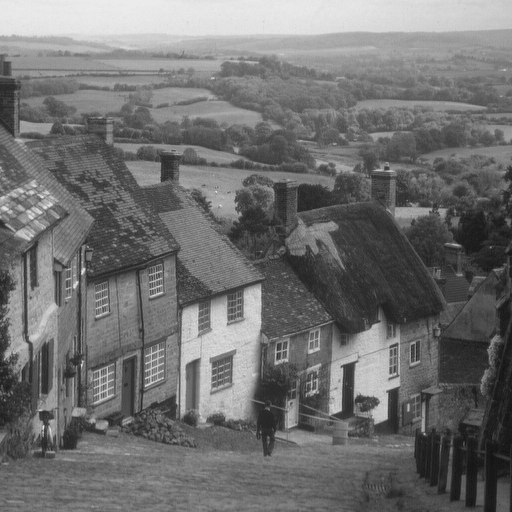
%> input picture Chapter-5/houses.bmp, 512 x 512 px
$ octave simple_jpeg.m   (GNU Octave 9; MATLAB toolbox functions it lacks are replaced by stand-ins)
%> lines starting %> are read from the running program, lines starting %| are printed output that depends on the picture
clear;
system('rm -f *.bmp');

W = 8; % dimension of basis vector (width)
H = 8; % dimension of basis vector (height)

%% generate basis vector for 2D-DCT
x = zeros(H,W);
basis_vector = zeros(H,W,H,W);
for u=0:1:(H-1)
    for v=0:1:(W-1)
        x = zeros(H,W);
        for r=0:1:(H-1)
            for c=0:1:(W-1)
                basis_vector(r+1, c+1, u+1, v+1) = cos(pi*u*(2*r+1)/2/H) * cos(pi*v*(2*c+1)/2/W);
                x(r+1, c+1) = 127.5 + 127.5 * basis_vector(r+1, c+1, u+1, v+1);
            end
            bmp_x = uint8(x);
            fn = sprintf('basis(u=%d,v=%d).bmp', u, v);
            imwrite(bmp_x, fn);
        end
    end
end

%% read image
houses = imread('../houses.bmp');
%> houses is the input picture: size 512x512 uint8; min 16, max 235, mean 112.2
f = houses(:,:,1); % spatial domain
figure(1);
imshow(f);
M = 512/H;
N = 512/W;


%% ------- Encoder ------- %%

%% 2D-DCT
F = zeros(H,W,M,N); % frequnecy domain. M: # of blocks vertically.
                    % N: # of blocks horizontallly
beta = ones(H,1);
beta(1,1) = 1/sqrt(2);
for m=1:1:M % loop for # of blocks vertically
    for n=1:1:N % loop for # of blocks horizontally
        target_8x8 = double(f(((m-1)*H+1):(m*H),((n-1)*W+1):(n*W)));
        target_8x8 = target_8x8 - 128; % substract 128
        for u=0:1:(H-1) % loop for frequencies regarding vertical direction
            for v=0:1:(W-1) % loop for frequencies regarding horizontal direction
                F(u+1, v+1, m, n) = 2 / sqrt(H*W) * beta(u+1) * beta(v+1) ...
                    * sum(sum((target_8x8 .* basis_vector(:,:,u+1, v+1))));
                % projection on orthogonal basis vectors
            end
        end
    end
end

%% show stats (statisitics) of block in spatial domain
% mean (average)
mu_of_blcok_spatial = zeros(8,8);
for m=1:1:M % loop for # of blocks vertically
    for n=1:1:N % loop for # of blocks horizontally
        target_8x8 = double(f(((m-1)*H+1):(m*H),((n-1)*W+1):(n*W)));
        mu_of_blcok_spatial = mu_of_blcok_spatial + target_8x8;
    end
end
%> after the loop, mu_of_blcok_spatial = [464603 464789 463390 462191 464087 464161 463662 460572; 463758 464298 462891 461038 462923 462619 462158 459438; 462527 463565 462173 459690 461254 460244 460619 458597; 461343 462448 461326 458920 460828 459634 459323 457502; 460459 461281 460190 458776 460559 459067 459052 456677; 459253 459858 458052 456480 459453 458094 458276 456174; 457610 458179 456731 455285 457325 456091 455797 453630; 457011 457025 455782 454226 456472 455615 455078 453328]
mu_of_blcok_spatial = mu_of_blcok_spatial / M / N;
%> mu_of_blcok_spatial = [113.4 113.5 113.1 112.8 113.3 113.3 113.2 112.4; 113.2 113.4 113 112.6 113 112.9 112.8 112.2; 112.9 113.2 112.8 112.2 112.6 112.4 112.5 112; 112.6 112.9 112.6 112 112.5 112.2 112.1 111.7; 112.4 112.6 112.4 112 112.4 112.1 112.1 111.5; 112.1 112.3 111.8 111.4 112.2 111.8 111.9 111.4; 111.7 111.9 111.5 111.2 111.7 111.4 111.3 110.7; 111.6 111.6 111.3 110.9 111.4 111.2 111.1 110.7]

% variance
var_of_block_spatial = zeros(8,8);
for m=1:1:M % loop for # of blocks vertically
    for n=1:1:N % loop for # of blocks horizontally
        target_8x8 = double(f(((m-1)*H+1):(m*H),((n-1)*W+1):(n*W)));
        var_of_block_spatial = var_of_block_spatial + target_8x8.*target_8x8;
    end
end
%> after the loop, var_of_block_spatial = [62934519 62926323 62709106 62498317 62877423 62925631 62835620 62232518; 62659126 62752528 62539795 62222148 62557633 62488773 62419082 61840812; 62256961 62442721 62290423 61788734 62007008 61757682 61885115 61531095; 61869005 61972616 61872500 61488320 61797448 61493826 61480011 61182200; 61535665 61679911 61542052 61289258 61657677 61269459 61342918 60856507; 61198493 61324058 60971134 60685992 61299135 60981964 61024730 60642454; 60704744 60788087 60588443 60320963 60719159 60444725 60391843 59961820; 60493097 60418219 60253116 59997910 60424736 60274183 60151022 59767710]
var_of_block_spatial = var_of_block_spatial / M / N;
%> var_of_block_spatial = [15364.9 15362.9 15309.8 15258.4 15350.9 15362.7 15340.7 15193.5; 15297.6 15320.4 15268.5 15191 15272.9 15256 15239 15097.9; 15199.5 15244.8 15207.6 15085.1 15138.4 15077.6 15108.7 15022.2; 15104.7 15130 15105.6 15011.8 15087.3 15013.1 15009.8 14937.1; 15023.4 15058.6 15024.9 14963.2 15053.1 14958.4 14976.3 14857.5; 14941 14971.7 14885.5 14815.9 14965.6 14888.2 14898.6 14805.3; 14820.5 14840.8 14792.1 14726.8 14824 14757 14744.1 14639.1; 14768.8 14750.5 14710.2 14647.9 14752.1 14715.4 14685.3 14591.7]
var_of_block_spatial = var_of_block_spatial - mu_of_blcok_spatial.*mu_of_blcok_spatial;
%> var_of_block_spatial = [2498.9 2486.6 2510.9 2525.6 2513.5 2521.2 2526.8 2549.8; 2478.4 2471.3 2497.1 2521.6 2499.7 2499.7 2508.1 2516.3; 2448.2 2436.2 2475.8 2489.8 2457.2 2451.8 2462.4 2486.7; 2418.6 2383.1 2420.4 2458.6 2429.5 2420.9 2434.5 2461.3; 2385.8 2375.9 2402.2 2417.9 2410.1 2397.1 2415.9 2426.8; 2369.6 2367.1 2379.8 2395.9 2383.2 2380.1 2380.6 2401.9; 2338.9 2328.2 2358.4 2371.7 2357.9 2358.1 2361.2 2373.7; 2319.9 2300.8 2328.1 2350.2 2332.5 2342.3 2341.4 2342.6]


%% show stats (statisitics) of block in frequency domain
% mean (average)
mu_of_blcok_freq = zeros(8,8);
for m=1:1:M % loop for # of blocks vertically
    for n=1:1:N % loop for # of blocks horizontally
        target_8x8 = F(:,:,m,n);
        mu_of_blcok_freq = mu_of_blcok_freq + target_8x8;
    end
end
%> after the loop, mu_of_blcok_freq = [-517621.9 7812.5 -514.9 4633.4 -3684.9 -2242.9 -2002 2902; 20477 313.9 79.04 67.9 -828.8 426.6 75.26 -241.7; -1187.8 -796 104.6 1114.4 19.45 387.2 285 -368.3; 3066.5 -1133.5 -437.7 857.7 137.3 153.3 -334.4 -45.21; 662.1 -122.6 -503.3 65.74 117.6 182.8 243.5 -133.4; -657.5 290.5 51.9 -223.7 -87.62 -105.6 8.42 -13.82; 376.3 -556.7 667 4.04 66.22 -121.5 -108.4 160.2; -118.5 392.7 -251 -348.8 50.42 336.1 -166.1 -89.96]
mu_of_blcok_freq = mu_of_blcok_freq / M / N;
%> mu_of_blcok_freq = [-126.4 1.91 -0.126 1.13 -0.9 -0.548 -0.489 0.708; 5 0.0766 0.0193 0.0166 -0.202 0.104 0.0184 -0.059; -0.29 -0.194 0.0255 0.272 0.00475 0.0945 0.0696 -0.0899; 0.749 -0.277 -0.107 0.209 0.0335 0.0374 -0.0816 -0.011; 0.162 -0.0299 -0.123 0.016 0.0287 0.0446 0.0594 -0.0326; -0.161 0.0709 0.0127 -0.0546 -0.0214 -0.0258 0.00206 -0.00337; 0.0919 -0.136 0.163 0.000987 0.0162 -0.0297 -0.0265 0.0391; -0.0289 0.0959 -0.0613 -0.0852 0.0123 0.0821 -0.0406 -0.022]

% variance
var_of_block_freq = zeros(8,8);
for m=1:1:M % loop for # of blocks vertically
    for n=1:1:N % loop for # of blocks horizontally
        target_8x8 = F(:,:,m,n);
        var_of_block_freq = var_of_block_freq + target_8x8.*target_8x8;
    end
end
%> after the loop, var_of_block_freq = [632313377.7 17366732.6 5254969.8 2205491.3 1148513.9 971211.6 669972.9 391837.1; 15986121.4 3302109.3 1204931.2 583358.7 334184.1 263039.7 236548.9 110269.3; 4515501 1878973.4 866419.1 405738.3 252829.1 201148.3 171382.9 88666.9; 1975947.6 960876 522767.6 271869.7 190672.6 144644.4 127013.1 59064.1; 921835.7 574602.9 391982.2 202666.9 131926.6 119624.3 98117.3 49236.9; 453012.9 370078.6 256260.2 129099.8 86193 81997.1 71427.1 40500.2; 245790.3 219161.6 199408.9 98331.9 65921.7 61738 60828 37456.4; 138533.2 184752.4 126621.8 84398.8 47419 52367.5 50063.8 30968.6]
var_of_block_freq = var_of_block_freq / M / N;
%> var_of_block_freq = [154373.4 4239.9 1283 538.5 280.4 237.1 163.6 95.66; 3902.9 806.2 294.2 142.4 81.59 64.22 57.75 26.92; 1102.4 458.7 211.5 99.06 61.73 49.11 41.84 21.65; 482.4 234.6 127.6 66.37 46.55 35.31 31.01 14.42; 225.1 140.3 95.7 49.48 32.21 29.21 23.95 12.02; 110.6 90.35 62.56 31.52 21.04 20.02 17.44 9.89; 60.01 53.51 48.68 24.01 16.09 15.07 14.85 9.14; 33.82 45.11 30.91 20.61 11.58 12.79 12.22 7.56]
var_of_block_freq = var_of_block_freq - mu_of_blcok_freq.*mu_of_blcok_freq;
%> var_of_block_freq = [138403.4 4236.3 1282.9 537.2 279.6 236.8 163.3 95.16; 3877.9 806.2 294.2 142.4 81.55 64.21 57.75 26.92; 1102.3 458.7 211.5 98.98 61.73 49.1 41.84 21.64; 481.8 234.5 127.6 66.33 46.55 35.31 31 14.42; 225 140.3 95.68 49.48 32.21 29.2 23.95 12.02; 110.6 90.35 62.56 31.52 21.04 20.02 17.44 9.89; 60 53.49 48.66 24.01 16.09 15.07 14.85 9.14; 33.82 45.1 30.91 20.6 11.58 12.78 12.22 7.56]

%% quantization
Q = [16 11 10 16 24 40 51 61;
     12 12 14 19 26 58 60 55;
     14 13 16 24 40 57 69 56;
     14 17 22 29 51 87 80 62;
     18 22 37 56 68 109 103 77;
     24 35 55 64 81 104 113 92;
     49 64 78 87 103 121 120 101;
     72 92 95 98 112 100 103 99]; % quantization table

 F_q = F; % F_q is used to save the reconstructed frequency domain blocks
 for m=1:1:M
    for n=1:1:N
        F_q(:,:,m,n) = round(F(:,:,m,n) ./ Q);
    end
 end

%% show stats (statisitics) of block in quantized frequency domain
% mean (average)
mu_of_blcok_freq_quan = zeros(8,8);
for m=1:1:M % loop for # of blocks vertically
    for n=1:1:N % loop for # of blocks horizontally
        target_8x8 = F_q(:,:,m,n);
        mu_of_blcok_freq_quan = mu_of_blcok_freq_quan + target_8x8;
    end
end
%> after the loop, mu_of_blcok_freq_quan = [-32336 728 -85 278 -90 -59 -43 5; 1739 14 1 -16 -76 5 3 -1; -104 -80 -13 20 10 0 2 -2; 211 -82 -24 10 4 -1 0 0; 27 17 9 4 0 0 0 0; -44 -18 -3 1 0 0 0 0; -13 -4 0 0 0 0 0 0; 2 0 -1 0 0 0 0 0]
mu_of_blcok_freq_quan = mu_of_blcok_freq_quan / M / N;
%> mu_of_blcok_freq_quan = [-7.89 0.178 -0.0208 0.0679 -0.022 -0.0144 -0.0105 0.00122; 0.425 0.00342 0.000244 -0.00391 -0.0186 0.00122 0.000732 -0.000244; -0.0254 -0.0195 -0.00317 0.00488 0.00244 0 0.000488 -0.000488; 0.0515 -0.02 -0.00586 0.00244 0.000977 -0.000244 0 0; 0.00659 0.00415 0.0022 0.000977 0 0 0 0; -0.0107 -0.00439 -0.000732 0.000244 0 0 0 0; -0.00317 -0.000977 0 0 0 0 0 0; 0.000488 0 -0.000244 0 0 0 0 0]

% variance
var_of_block_freq_quan = zeros(8,8);
for m=1:1:M % loop for # of blocks vertically
    for n=1:1:N % loop for # of blocks horizontally
        target_8x8 = F_q(:,:,m,n);
        var_of_block_freq_quan = var_of_block_freq_quan + target_8x8.*target_8x8;
    end
end
%> after the loop, var_of_block_freq_quan = [2469766 143916 52659 8882 2104 643 239 105; 111581 23186 6449 1818 506 43 25 11; 23402 11404 3627 778 120 16 6 4; 10379 3584 1202 330 26 1 0 0; 3105 1341 287 26 0 0 0 0; 886 290 57 3 0 0 0 0; 67 30 12 0 0 0 0 0; 8 12 1 0 0 0 0 0]
var_of_block_freq_quan = var_of_block_freq_quan / M / N;
%> var_of_block_freq_quan = [603 35.14 12.86 2.17 0.514 0.157 0.0583 0.0256; 27.24 5.66 1.57 0.444 0.124 0.0105 0.0061 0.00269; 5.71 2.78 0.885 0.19 0.0293 0.00391 0.00146 0.000977; 2.53 0.875 0.293 0.0806 0.00635 0.000244 0 0; 0.758 0.327 0.0701 0.00635 0 0 0 0; 0.216 0.0708 0.0139 0.000732 0 0 0 0; 0.0164 0.00732 0.00293 0 0 0 0 0; 0.00195 0.00293 0.000244 0 0 0 0 0]
var_of_block_freq_quan = var_of_block_freq_quan - mu_of_blcok_freq_quan.*mu_of_blcok_freq_quan;
%> var_of_block_freq_quan = [540.6 35.1 12.86 2.16 0.513 0.157 0.0582 0.0256; 27.06 5.66 1.57 0.444 0.123 0.0105 0.0061 0.00269; 5.71 2.78 0.885 0.19 0.0293 0.00391 0.00146 0.000976; 2.53 0.875 0.293 0.0806 0.00635 0.000244 0 0; 0.758 0.327 0.0701 0.00635 0 0 0 0; 0.216 0.0708 0.0139 0.000732 0 0 0 0; 0.0163 0.00732 0.00293 0 0 0 0 0; 0.00195 0.00293 0.000244 0 0 0 0 0]

%% differential pulse code modulation (DPCM)
for m=1:1:M % loop for # of blocks vertically
    for n=N:(-1):2 % loop for # of blocks horizontally
        F_q(1,1,m,n) = F_q(1,1,m,n) - F_q(1,1,m,n-1);
    end
end
for m=M:(-1):2 % loop for # of blocks vertically
    F_q(1,1,m,1) = F_q(1,1,m,1) - F_q(1,1,m-1,1);
end


%% zigzag
zz_matrix = [...
     1  2  6  7 15 16 28 29;
     3  5  8 14 17 27 30 43;
     4  9 13 18 26 31 42 44;
    10 12 19 25 32 41 45 54;
    11 20 24 33 40 46 53 55;
    21 23 34 39 47 52 56 61;
    22 35 38 48 51 57 60 62;
    36 37 49 50 58 59 64 64];

F_q_zigzag = zeros(H*W, M, N);
for m=1:1:M % loop for # of blocks vertically
    for n=1:1:N % loop for # of blocks horizontally
        for r=1:1:H
            for c=1:1:W
                F_q_zigzag(zz_matrix(r,c),m,n) = F_q(r,c,m,n);
            end
        end
    end
end

%% stats of F_q_zigzag
% mean
mu_of_F_q_zigzag = zeros(64,1);
for m=1:1:M % loop for # of blocks vertically
    for n=1:1:N % loop for # of blocks horizontally
        mu_of_F_q_zigzag = mu_of_F_q_zigzag + F_q_zigzag(:,m,n);
    end
end
%> after the loop, mu_of_F_q_zigzag = 64 values, max 1739 at index 3, min -626 at index 1, mean 26.64
mu_of_F_q_zigzag = mu_of_F_q_zigzag / M / N;
%> mu_of_F_q_zigzag = 64 values, max 0.425 at index 3, min -0.153 at index 1, mean 0.0065

% var
var_of_F_q_zigzag = zeros(64,1);
for m=1:1:M % loop for # of blocks vertically
    for n=1:1:N % loop for # of blocks horizontally
        var_of_F_q_zigzag = var_of_F_q_zigzag + F_q_zigzag(:,m,n).*F_q_zigzag(:,m,n);
    end
end
%> after the loop, var_of_F_q_zigzag = 64 values, max 374020 at index 1, min 0 at index 40, mean 12299.9
var_of_F_q_zigzag = var_of_F_q_zigzag / M / N;
%> var_of_F_q_zigzag = 64 values, max 91.31 at index 1, min 0 at index 40, mean 3
var_of_F_q_zigzag = var_of_F_q_zigzag - mu_of_F_q_zigzag.*mu_of_F_q_zigzag;
%> var_of_F_q_zigzag = 64 values, max 91.29 at index 1, min 0 at index 40, mean 3

%% Run Length Encoding (RLE)
rle = cell(M,N);
for m=1:1:M % loop for # of blocks vertically
    for n=1:1:N % loop for # of blocks horizontally
        nzero = 0; % # of consecutive zeros
        i = 1;
        while i<=(H*W)
            if F_q_zigzag(i,m,n)~=0
                rle{m,n} = [rle{m,n} nzero F_q_zigzag(i,m,n)];
                nzero = 0;
            end
            if F_q_zigzag(i,m,n)==0
                nzero = nzero + 1;
            end
            i = i + 1;
        end
        rle{m,n} = [rle{m,n} 0 0]; % add end of block
    end
end
%> after the loop, rle = 4096 items

rle_code = [];
for m=1:1:M % loop for # of blocks vertically
    for n=1:1:N % loop for # of blocks horizontally
        rle_code = [rle_code rle{m,n}];
    end
end

% count size of rle result in byte
total_byte_by_rle = length(rle_code);
%> total_byte_by_rle = 87764
fprintf(1, 'The size of the original bmp is %d bytes\n', H*W*M*N);
fprintf(1, 'The size of RLE-encoded bmp is  %d bytes\n', total_byte_by_rle);
%| The size of RLE-encoded bmp is  87764 bytes

%% huffman encoding
max_rle_code = max(rle_code);
%> max_rle_code = 51
min_rle_code = min(rle_code);
%> min_rle_code = -57

[c, symbols] = hist(rle_code, [min_rle_code:1:max_rle_code]);
%> c = 109 values, max 35832 at index 58, min 0 at index 2, mean 805.2; symbols = 109 values from -57 to 51
p = c / sum(c);
%> p = 109 values, max 0.408 at index 58, min 0 at index 2, mean 0.00917


figure(2);
bar(symbols, p);
xlabel('symbol');
ylabel('# of symbols');
title('histogram of RLE codes');
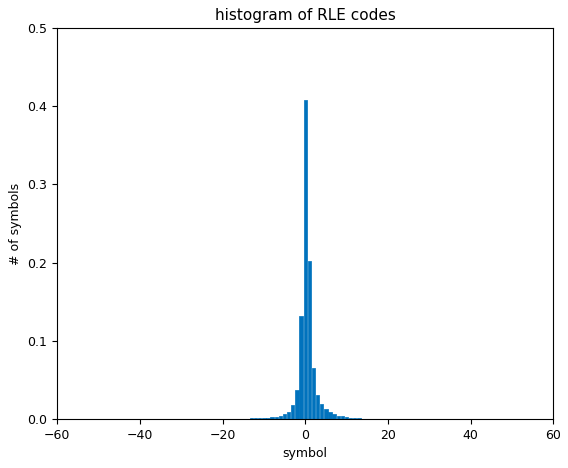
%> figure redrawn from the program's plot data; tallest bar 0.408 high, from x = -0.4 to 0.4


dict = huffmandict(symbols,p);
%> dict = 109 items
%> (the run ends here)
